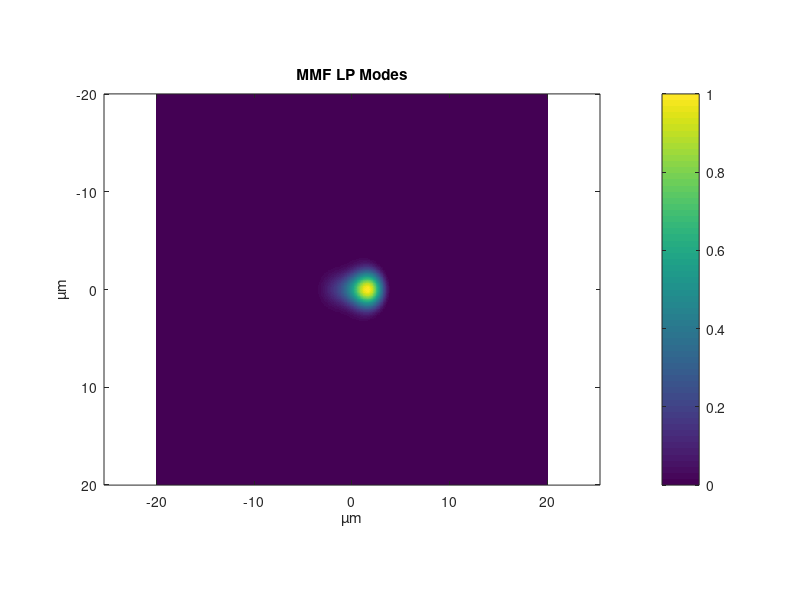

Write the MATLAB code that produced this figure.
lambda = 1.55e-6;       % wavelength in meters
a = 4.1e-6;             % core radius in meters
n_core = 1.450;         
n_clad = 1.444;         

NA = sqrt(n_core^2 - n_clad^2);   % numerical aperture
V = 2*pi*a/lambda*NA;             % normalized frequency

N = 512;        % number of grid points
L = 20e-6;      % grid size in meters
x = linspace(-L,L,N);
y = x;
[X,Y] = meshgrid(x,y);
R = sqrt(X.^2 + Y.^2);

% Example LP modes
u01 = 2.405;  % LP01
u11 = 3.832;  % LP11
u21 = 5.136;  % LP21

E01 = besselj(0,u01*R/a).*(R<=a);
E11 = besselj(1,u11*R/a).*cos(atan2(Y,X)).*(R<=a);
E21 = besselj(2,u21*R/a).*cos(2*atan2(Y,X)).*(R<=a);

% Combine modes
E_mmf = E01 + 0.7*E11 + 0.5*E21;
E_mmf = E_mmf/max(abs(E_mmf(:)));

% Plot intensity
figure;
imagesc(x*1e6,y*1e6,abs(E_mmf).^2)
axis equal tight
xlabel('µm'); ylabel('µm');
title('MMF LP Modes');
colorbar;
